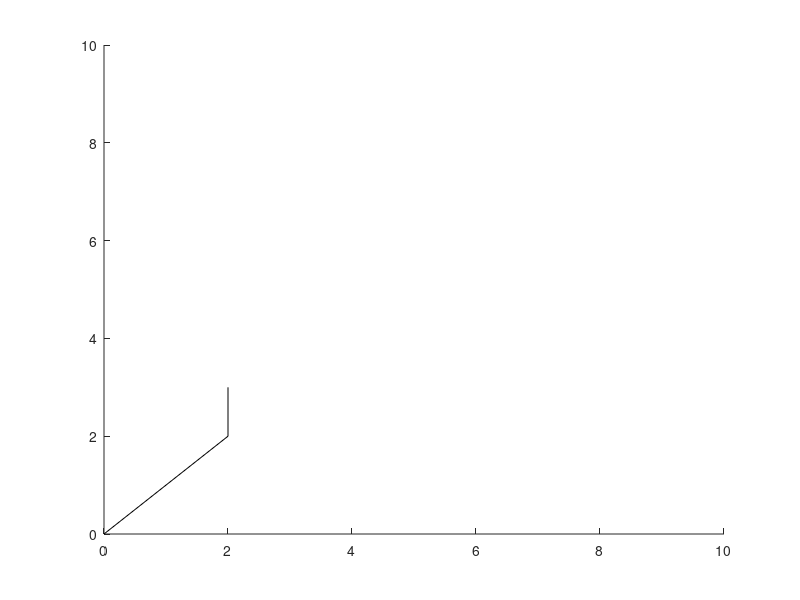

This chart was generated by the following MATLAB code: (Note: this script raises an error after producing the figure.)
axis([0,10,0,10]);

h = line('xdata',[0,2,2],'ydata',[0,2,3]);
sleep(2);
set(h,'xdata',[0,2,3],'ydata',[0,2,2]);

[x,y,b] = ginput(1)
